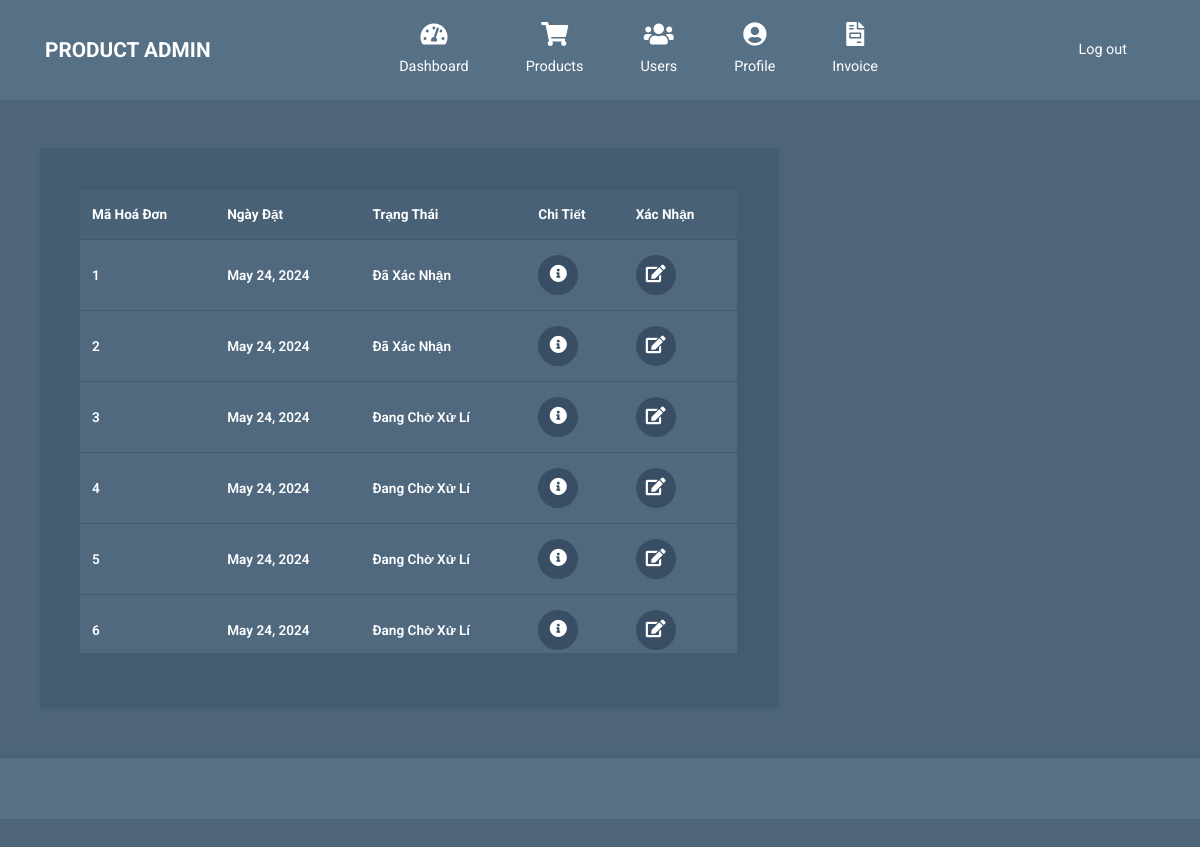
The page /dashboard/invoice-list (signed in) on the database its author committed.
### dashboard/models.py (models this page shows)
class HoaDon(models.Model):
    MaHD = models.AutoField(primary_key=True)
    NgayDat = models.DateField()
    TrangThai = models.CharField(max_length=100)
    NgayGiao = models.DateField(null=True)
    DiaChiGiao = models.CharField(max_length=255)
    SDT = models.CharField(max_length=10)
    MaNV = models.IntegerField(null=True)
    Tong = models.BigIntegerField(null = True)

### dashboard/views.py (the view)
# urls.py: path('invoice-list', views.invoice, name = 'invoice-list'),
@login_required
@user_passes_test(is_admin)
def invoice(request):
    hd = HoaDon.objects.all()
    return render(request,'pages/invoice-list.html', {"hd": hd})

### dashboard/views.py (called while the page is built)
def is_admin(user):
    return user.is_staff

### dashboard/templates/pages/invoice-list.html (shortened to what this page needs)
{% extends 'page/layout.html' %}
{% block content%}
<div class="container mt-5">
    <div class="row tm-content-row">
        <div class="col-sm-12 col-md-12 col-lg-8 col-xl-8 tm-block-col">
            <div class="tm-bg-primary-dark tm-block tm-block-h-auto">
                <div class="tm-product-table-container">
                    <table class="table table-hover tm-table-small tm-product-table">
                        <thead>
                            <tr>
                                <th scope="col">Mã Hoá Đơn</th>
                                <th scope="col">Ngày Đặt</th>
                                <th scope="col">Trạng Thái</th>
                                <th scope="col">Chi Tiết</th>
                                <th scope="col">Xác Nhận</th>
                            </tr>
                        </thead>
                        <tbody>
                            {% for i in hd %}
                            <tr>
                                <td>{{i.MaHD}}</td>
                                <td>{{i.NgayDat}}</td>
                                <td>{{i.TrangThai}}</td>
                                <td>
                                    <a href="detail-invoice/{{i.MaHD}}" class="tm-product-delete-link">
                                        <i class="fas fa-info-circle tm-product-delete-icon"></i>
                                    </a>
                                </td>
                                <td>
                                    <a href="confirm-invoice/{{i.MaHD}}" class="tm-product-delete-link">
                                        <i class="fas fa-edit tm-product-delete-icon"></i>
                                    </a>
                                </td>
                            </tr>
                            {% endfor %}
                        </tbody>
                    </table>
                </div>
            </div>
        </div>
    </div>
</div>
{% endblock %}

### static/css/templatemo-style.css (style rules this page uses)
html { font-size: 16px; overflow-x: hidden; }
body { font-family: Roboto, Helvetica, Arial, sans-serif; background-color: #4e657a; overflow-x: hidden; }
a { transition: all 0.3s ease; }
.tm-block-col { margin-bottom: 30px; }
.tm-block { padding: 40px; -webkit-box-shadow: 1px 1px 5px 0 #455c71; -moz-box-shadow: 1px 1px 5px 0 #455c71; box-shadow: 1px 1px 5px 0 #455c71; min-height: 350px; height: 100%; max-height: 450px; }
.tm-block-h-auto { min-height: 1px; max-height: none; height: auto; }
.tm-content-row { justify-content: space-between; margin-left: -20px; margin-right: -20px; }
.table { background-color: #50697f; color: #fff; font-size: 85%; margin-bottom: 0; }
thead { background-color: #486177; color: #fff; }
.table thead th { border-bottom: 0; }
.table td, .table th { border-top: 1px solid #415a70; padding: 15px 25px; vertical-align: middle; }
.tm-table-small td, .tm-table-small th { padding-left: 12px; padding-right: 12px; }
.table-hover tbody tr { transition: all 0.2s ease; }
.tm-bg-primary-dark { background-color: #435c70; }
.tm-product-table-container { max-height: 465px; margin-bottom: 15px; overflow-y: scroll; }
.tm-product-table tr { font-weight: 600; }
.tm-product-delete-icon { font-size: 1.1rem; color: #fff; }
.tm-product-delete-link { padding: 10px; border-radius: 50%; background-color: #394e64; display: inline-block; width: 40px; height: 40px; text-align: center; }

### rows shown on the page
HoaDon: MaHD "1", NgayDat "May 24, 2024", TrangThai "Đã Xác Nhận"
HoaDon: MaHD "2", NgayDat "May 24, 2024", TrangThai "Đã Xác Nhận"
HoaDon: MaHD "3", NgayDat "May 24, 2024", TrangThai "Đang Chờ Xử Lí"
HoaDon: MaHD "4", NgayDat "May 24, 2024", TrangThai "Đang Chờ Xử Lí"
HoaDon: MaHD "5", NgayDat "May 24, 2024", TrangThai "Đang Chờ Xử Lí"
HoaDon: MaHD "6", NgayDat "May 24, 2024", TrangThai "Đang Chờ Xử Lí"
